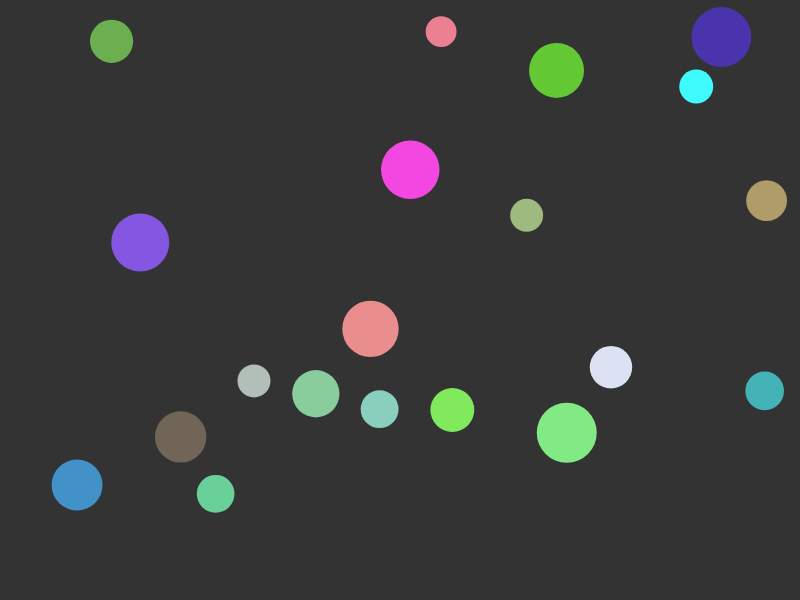
Frame 1 (no input)
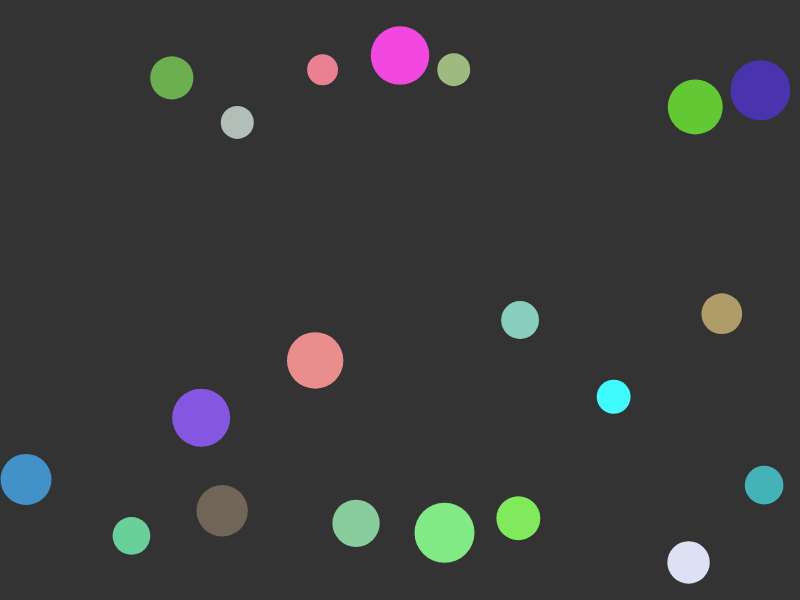
Frame 60 (no input)
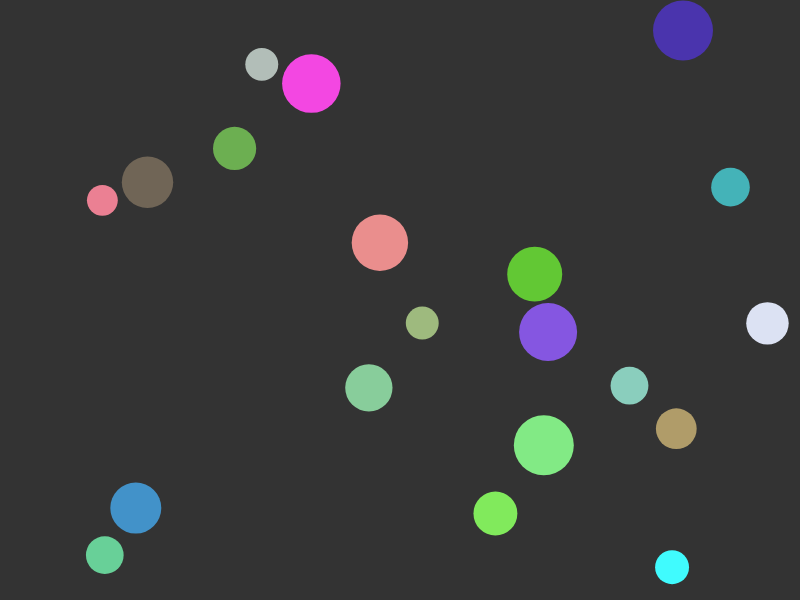
Frame 120 (the mouse pressed at the canvas centre since frame 60)

The p5.js sketch that drew these frames (run headless with seeded random() and noise() and a simulated clock; from frame 60 on, the mouse is pressed at the canvas centre):

// p5.js sketch
// ── sketch.js
var particles;
var MAX_PARTICLES = 20;
var MAX_ATTEMPTS = 1000;

function setup() {
  createCanvas(800,600);
  ellipseMode(RADIUS);
  
  particles = [];
  attempts = 0;
  
  while (particles.length < MAX_PARTICLES){
    p = new Particle(random(15,30));
    var overlaps = false;
    for (var i=0; i < particles.length; i++){
      if (dist(p.pos.x, p.pos.y, particles[i].pos.x, particles[i].pos.y) < p.radius + particles[i].radius){
        overlaps = true;
        break;
      }
    }
    if (overlaps == false){
      particles.push(p);
    }
    attempts++;
    if (attempts == MAX_ATTEMPTS) {
      break;
    }
  }
}

function draw() {
  background(51);
  noStroke();
  for (var i=0; i < particles.length; i++){
    var particle = particles[i];
    fill(particle.pcolor);
    ellipse(particle.pos.x, particle.pos.y, particle.radius, particle.radius);
    particle.nextpos.x = particle.pos.x + particle.velocity.x;
    particle.nextpos.y = particle.pos.y + particle.velocity.y;
  }
  
  // Collision detection
  for (var i=particles.length-1; i >= 0; i--){
    for (var j=0; j < i; j++){
      var n1 = particles[i].nextpos;
      var n2 = particles[j].nextpos;
      if (dist(n1.x, n1.y, n2.x, n2.y) < particles[i].radius + particles[j].radius) {
        collide(i,j);
      }      
    }
  }
  
  
  // Move particles
  for (var i=0; i < particles.length; i++){
    var particle = particles[i];
    particle.pos.x = particle.nextpos.x;
    particle.pos.y = particle.nextpos.y;
    if (particle.pos.x > width - particle.radius)  { particle.velocity.x = -abs(particle.velocity.x); }
    if (particle.pos.x < particle.radius)          { particle.velocity.x = abs(particle.velocity.x); }
    if (particle.pos.y > height - particle.radius) { particle.velocity.y = -abs(particle.velocity.y); }
    if (particle.pos.y < particle.radius)          { particle.velocity.y = abs(particle.velocity.y); }
  }
    
}

function collide(i, j) {
  var x1_x2 = p5.Vector.sub(particles[i].pos, particles[j].pos);
  var x2_x1 = p5.Vector.sub(particles[j].pos, particles[i].pos);
  var dotProd = p5.Vector.dot(p5.Vector.sub(particles[i].velocity, particles[j].velocity), x1_x2);
  var sqMag = x1_x2.magSq();
  var scale1 = 2 * particles[j].mass * dotProd / (sqMag * (particles[i].mass + particles[j].mass));
  var scale2 = 2 * particles[i].mass * dotProd / (sqMag * (particles[i].mass + particles[j].mass));
  var v1_after = p5.Vector.sub(particles[i].velocity, p5.Vector.mult(x1_x2, scale1));
  var v2_after = p5.Vector.sub(particles[j].velocity, p5.Vector.mult(x2_x1, scale2));
    
  particles[i].velocity = v1_after;
  particles[j].velocity = v2_after;
  particles[i].nextpos.x = particles[i].pos.x + particles[i].velocity.x;
  particles[j].nextpos.y = particles[j].pos.y + particles[j].velocity.y;
}

function Particle(radius) {
  this.radius = radius;
  this.mass = floor(PI * radius * radius);
  this.pos = createVector(random(radius, width-radius), random(radius, height-radius));
  this.nextpos = createVector(this.pos.x, this.pos.y);
  this.velocity = createVector(random(-5, 5), random(-5, 5));
  this.pcolor = color(random(51,255), random(51,255), random(51,255), 255);
}
